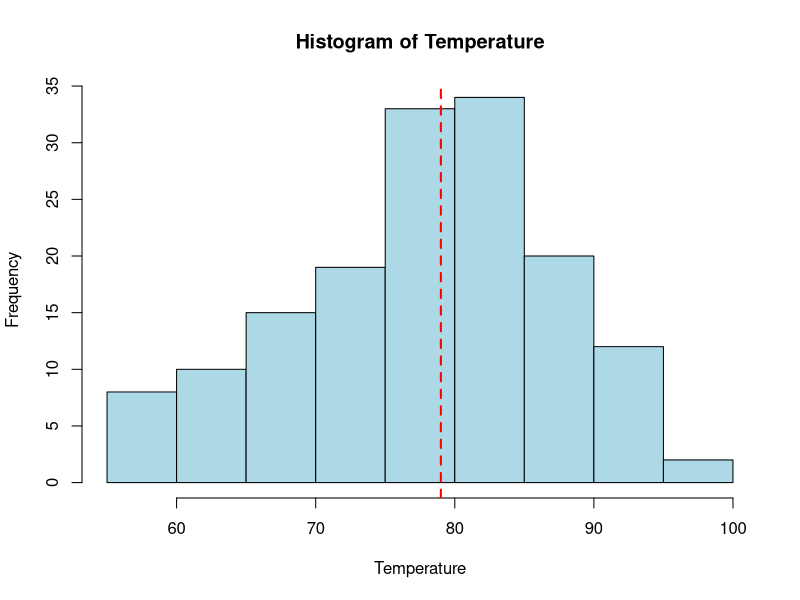
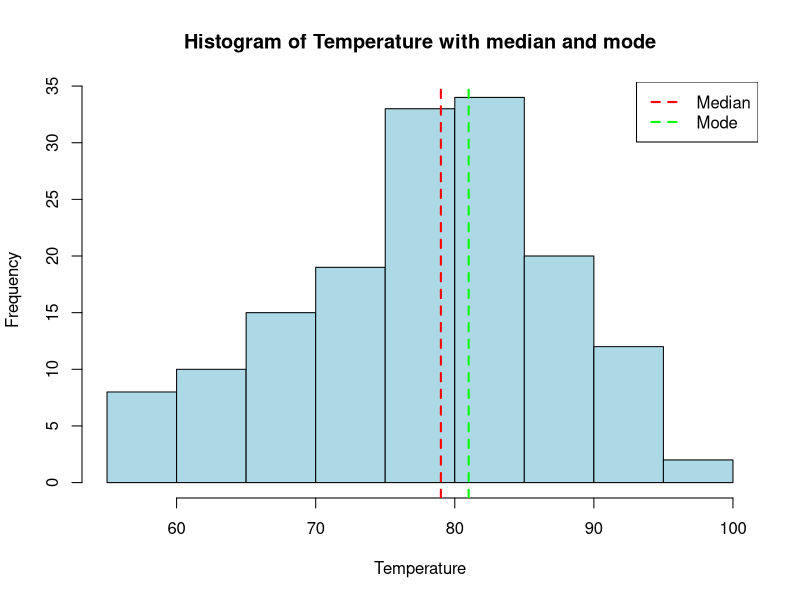
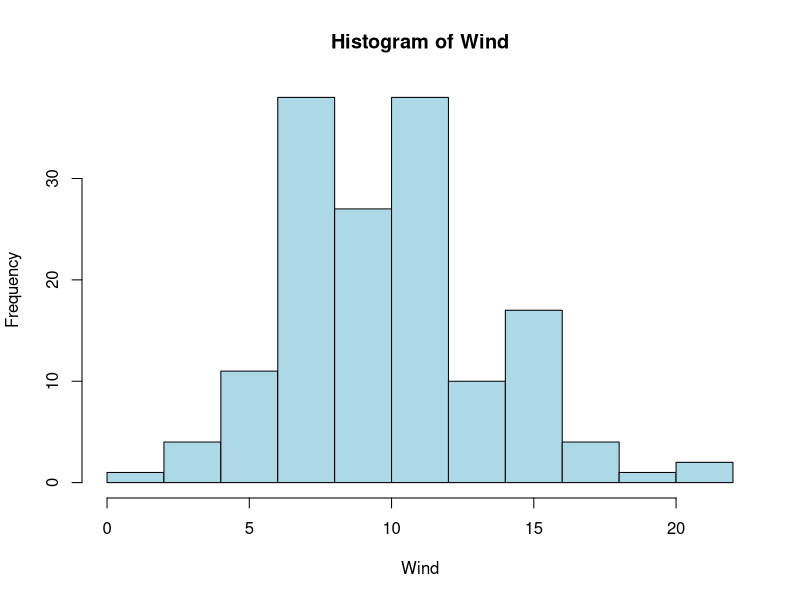
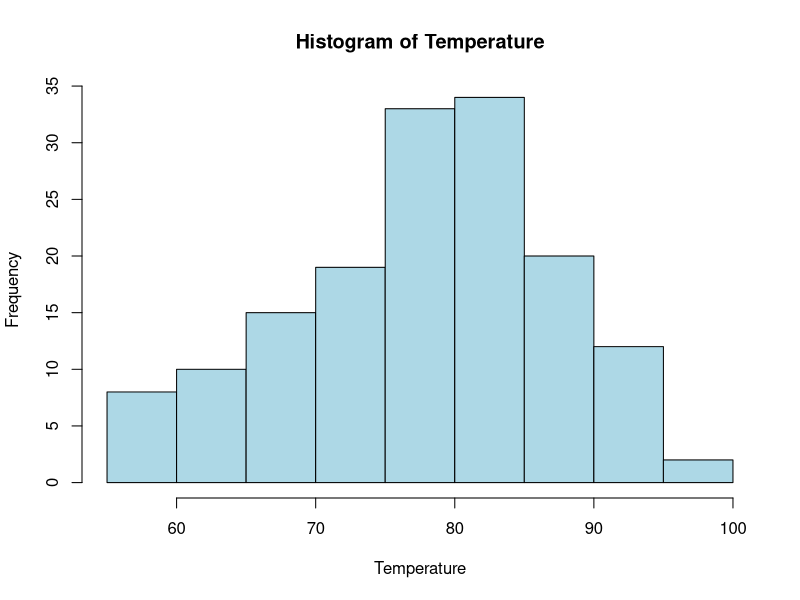

Source code (R) for these figures, in order:
## ---- chunk 1
knitr::opts_chunk$set(echo = TRUE)
## ---- chunk 2

# Load the airquality dataset
data <- airquality
# Check the structure of the dataset
str(data)
# Check the first few rows of the dataset
head(data)
# Check the summary of the dataset
summary(data)
# Check the names of the columns in the dataset
names(data)
# Check the number of rows and columns in the dataset
dim(data)
# Check the number of missing values in each column
colSums(is.na(data))
# Check the number of missing values in the "Temp" column
sum(is.na(data$Temp))
# Check the number of missing values in the "Wind" column
sum(is.na(data$Wind))

data$Temp
data$Temp <- as.numeric(data$Temp)
class(data$Temp)
# Check the summary of the "Temp" variable
summary(data$Temp)
# create breaks using min and max values
breaks <- seq(55, 100, by = 5)
breaks
# Create a histogram of the "Temp" variable
hist(data$Temp, 
     main = "Histogram of Temperature", 
     xlab = "Temperature", 
     ylab = "Frequency", 
     col = "lightblue", 
     border = "black", 
     breaks = breaks
)
# Add a vertical line for the median
abline(v = median(data$Temp, na.rm = TRUE), col = "red", lwd = 2, lty = 2)

# validate the value of median obtained from graph with median function in R
median(data$Temp, na.rm = TRUE)
## ---- chunk 3
# create frequency table
temp_freq <- table(data$Temp)

# Find the value with highest frequency
mode_temp <- as.numeric(names(temp_freq)[which.max(temp_freq)])
mode_temp

# Plot the histogram with mode value
hist(data$Temp, 
     main = "Histogram of Temperature with median and mode", 
     xlab = "Temperature", 
     ylab = "Frequency", 
     col = "lightblue", 
     border = "black", 
     breaks = breaks
)

# Add a vertical line for the mode
abline(v = mode_temp, col = "green", lwd = 2, lty = 2)
abline(v = median(data$Temp, na.rm = TRUE), col = "red", lwd = 2, lty = 2)

# Add a legend
legend("topright", 
       legend = c("Median", "Mode"), 
       col = c("red", "green"), 
       lty = 2, 
       lwd = 2
)

# validate the value of mode obtained from graph with mode function in R
mode_temp

## ---- chunk 4
# Check the distribution of the "Wind" variable
# plot the scatter plot of "Wind" variable
hist(data$Wind, 
     main = "Histogram of Wind", 
     xlab = "Wind", 
     ylab = "Frequency", 
     col = "lightblue", 
     border = "black"
)

## ---- chunk 5
# Shapiro-Wilk test for normality
shapiro_test_wind <- shapiro.test(data$Wind)
shapiro_test_wind
## ---- chunk 6
# Check the distribution of the "Temp" variable
hist(data$Temp, 
     main = "Histogram of Temperature", 
     xlab = "Temperature", 
     ylab = "Frequency", 
     col = "lightblue",
     border = "black"
)
## ---- chunk 7
# Shapiro-Wilk test for normality
shapiro_test_temp <- shapiro.test(data$Temp)
shapiro_test_temp
